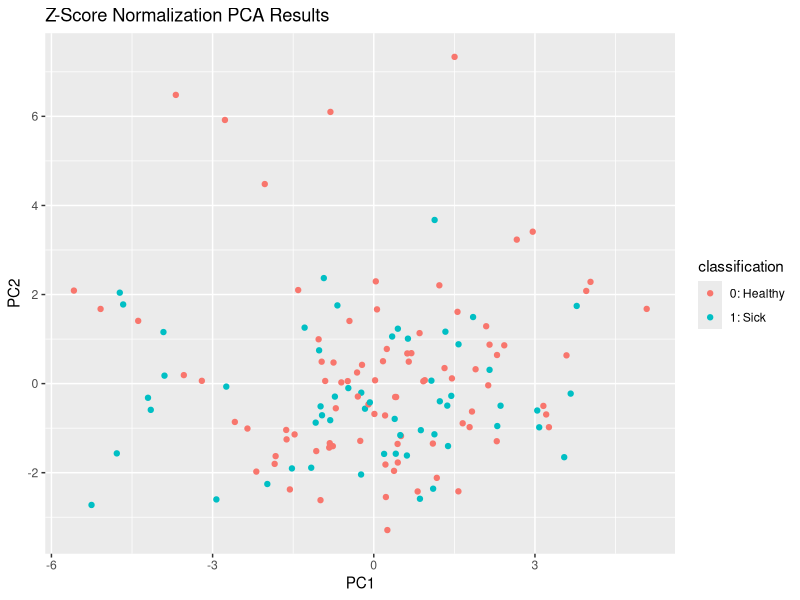
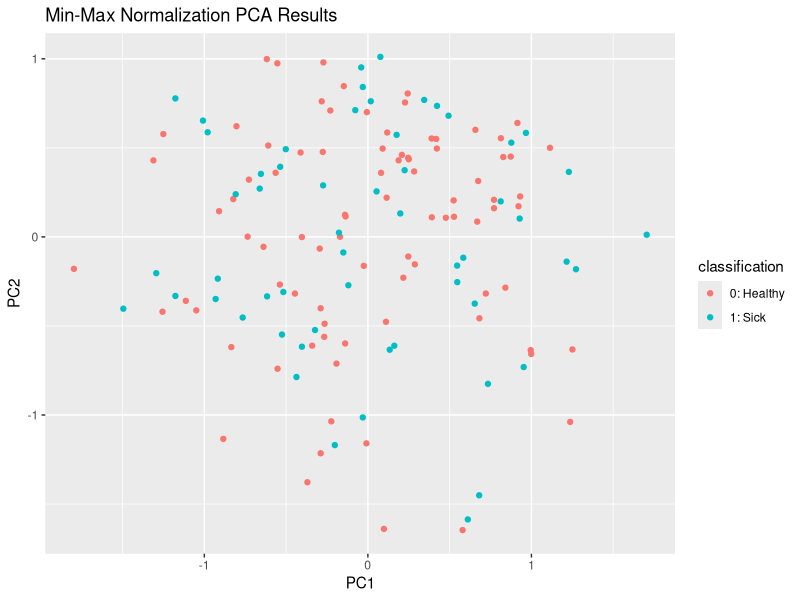
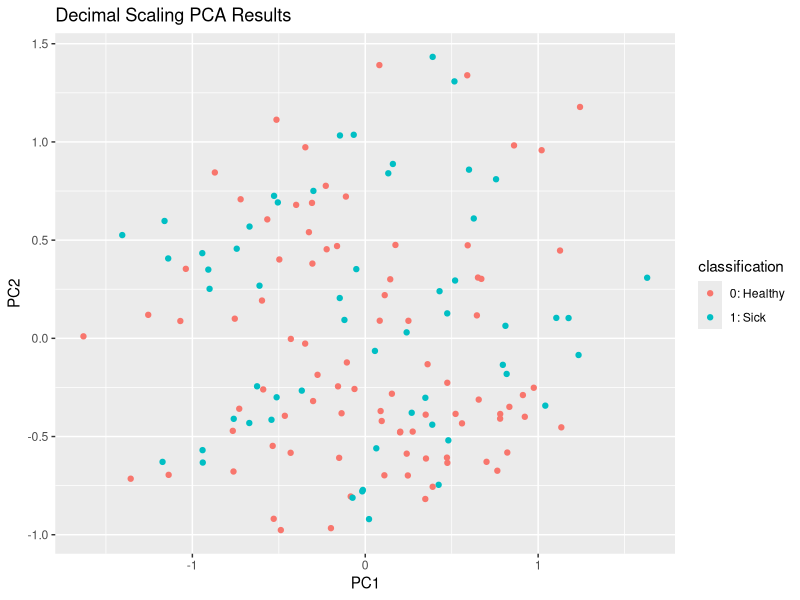
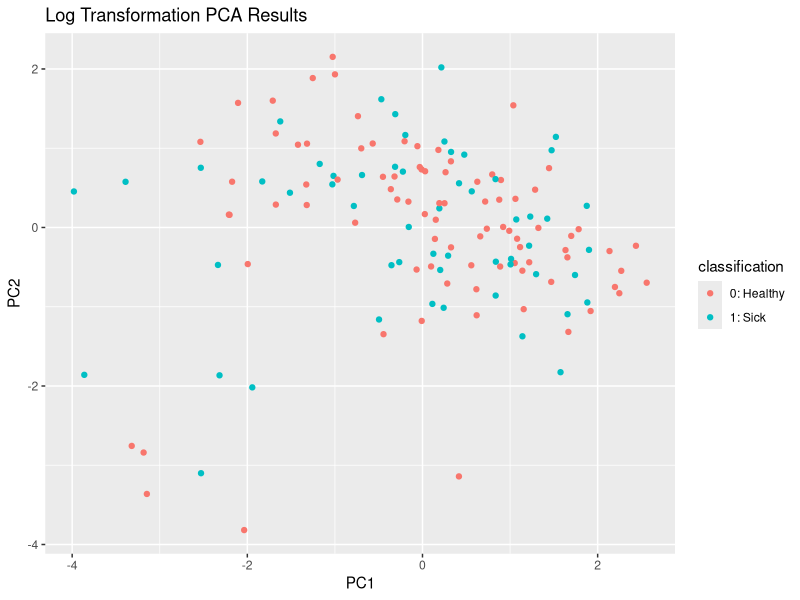
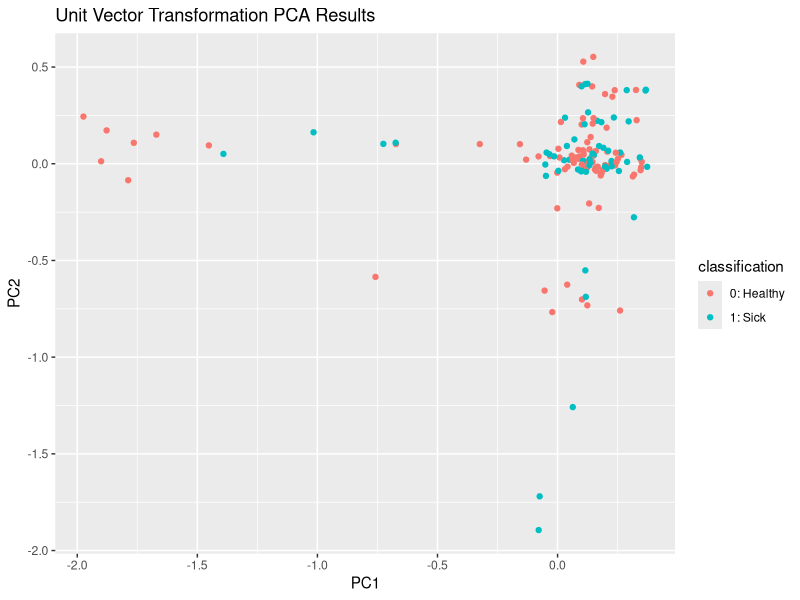

Here is the R script that generated these plots, in order:
## ---- chunk 1
knitr::opts_chunk$set(echo = TRUE)
## ---- chunk 2
mydata <- read.csv("imputed_data.csv")
## ---- chunk 3
library(ggplot2)

# Remove the "Intraoperative.complication" column
mydata_clean <- mydata[1:(nrow(mydata)-3), ]
data_clean <- mydata_clean[, -which(names(mydata_clean) == "Intraoperative.complication")]
data_clean
# Remove the label column
data_without_label <- data_clean[, -which(names(data_clean) == "Diagnosed.with.endo..ie.at.least.one.biopsy.positve.")]

# Z-score normalization
zscore_data <- scale(data_without_label)

# Min-max normalization
minmax_data <- apply(data_without_label, 2, function(x) (x - min(x)) / (max(x) - min(x)))
# Decimal scaling normalization
decimal_data <- apply(data_clean, 2, function(x) x / 10^ceiling(log10(max(abs(x)))))

# Log transformation normalization
log_data <- log1p(abs(data_clean)) * sign(data_clean)

# Unit vector transformation normalization
unit_vector_data <- sweep(data_clean, 2, sqrt(rowSums(data_clean^2)), FUN = "/")


# Perform PCA on z-score normalized data
pca_result_zscore <- prcomp(zscore_data)

# Perform PCA on min-max normalized data
pca_result_minmax <- prcomp(minmax_data)
# Perform PCA on decimal scaled data
pca_result_decimal <- prcomp(decimal_data)

# Perform PCA on log transformed data
pca_result_log <- prcomp(log_data)

# Perform PCA on unit vector transformed data
pca_result_unit_vector <- prcomp(unit_vector_data)

# Create a data frame for plotting (z-score normalization)
pca_graph_zscore <- data.frame(
  PC1 = pca_result_zscore$x[, 1],
  PC2 = pca_result_zscore$x[, 2],
  label = data_clean$Diagnosed.with.endo..ie.at.least.one.biopsy.positve.,
  classification = factor(data_clean$Diagnosed.with.endo..ie.at.least.one.biopsy.positve., levels = c(0, 1), labels = c("0: Healthy", "1: Sick"))
)

pca_graph_decimal <- data.frame(
  PC1 = pca_result_decimal$x[, 1],
  PC2 = pca_result_decimal$x[, 2],
  label = data_clean$Diagnosed.with.endo..ie.at.least.one.biopsy.positve.,
  classification = factor(data_clean$Diagnosed.with.endo..ie.at.least.one.biopsy.positve., levels = c(0, 1), labels = c("0: Healthy", "1: Sick"))
)

pca_graph_log <- data.frame(
  PC1 = pca_result_log$x[, 1],
  PC2 = pca_result_log$x[, 2],
  label = data_clean$Diagnosed.with.endo..ie.at.least.one.biopsy.positve.,
  classification = factor(data_clean$Diagnosed.with.endo..ie.at.least.one.biopsy.positve., levels = c(0, 1), labels = c("0: Healthy", "1: Sick"))
)

pca_graph_unit_vector <- data.frame(
  PC1 = pca_result_unit_vector$x[, 1],
  PC2 = pca_result_unit_vector$x[, 2],
  label = data_clean$Diagnosed.with.endo..ie.at.least.one.biopsy.positve.,
  classification = factor(data_clean$Diagnosed.with.endo..ie.at.least.one.biopsy.positve., levels = c(0, 1), labels = c("0: Healthy", "1: Sick"))
)

# Plot PCA results for z-score normalized data
ggplot(pca_graph_zscore, aes(x = PC1, y = PC2, col = classification)) +
  geom_point() + labs(title = "Z-Score Normalization PCA Results")

# Create a data frame for plotting (min-max normalization)
pca_graph_minmax <- data.frame(
  PC1 = pca_result_minmax$x[, 1],
  PC2 = pca_result_minmax$x[, 2],
  label = data_clean$Diagnosed.with.endo..ie.at.least.one.biopsy.positve.,
  classification = factor(data_clean$Diagnosed.with.endo..ie.at.least.one.biopsy.positve., levels = c(0, 1), labels = c("0: Healthy", "1: Sick"))
)

# Plot PCA results for min-max normalized data
ggplot(pca_graph_minmax, aes(x = PC1, y = PC2, col = classification)) +
  geom_point() + labs(title = "Min-Max Normalization PCA Results")

# Plot PCA results for decimal scaled data
ggplot(pca_graph_decimal, aes(x = PC1, y = PC2, col = classification)) +
  geom_point() + labs(title = "Decimal Scaling PCA Results")

# Plot PCA results for log transformed data
ggplot(pca_graph_log, aes(x = PC1, y = PC2, col = classification)) +
  geom_point() + labs(title = "Log Transformation PCA Results")

# Plot PCA results for unit vector transformed data
ggplot(pca_graph_unit_vector, aes(x = PC1, y = PC2, col = classification)) +
  geom_point() + labs(title = "Unit Vector Transformation PCA Results")



